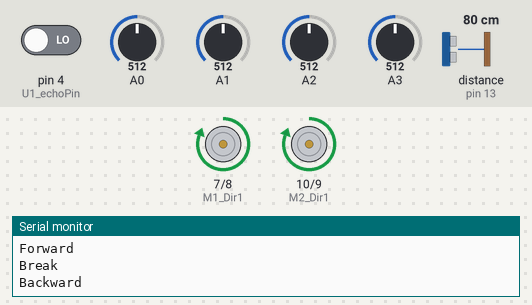
The program below on a simulated Arduino Uno, built with avr-gcc and run on an emulated ATmega328P. Parts: motor-driver pin pairs drawn as motors (green arrow = first pin HIGH = forward, orange = second pin HIGH = backward, longer = more drive, scaled by the enable pin), the last lines printed to the serial monitor. Inputs (shaded band) come from the test bench; at power-on: distance to the obstacle (sensor on pin 13) 80 cm, pin 4 (U1_echoPin) LOW, A0 = 512, A1 = 512, A2 = 512, A3 = 512. The echo pulse lasts 58.3 µs per cm.

Above: at 2.1 s.
At 5.8 s:
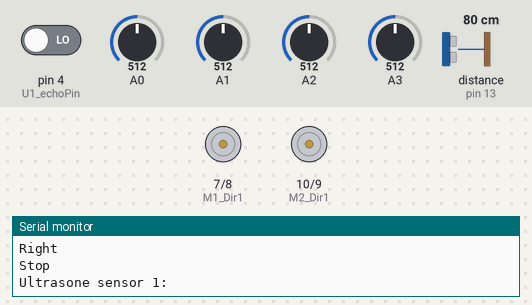
5.9 s: distance to the obstacle (sensor on pin 13) set to 60 cm
At 7.6 s:
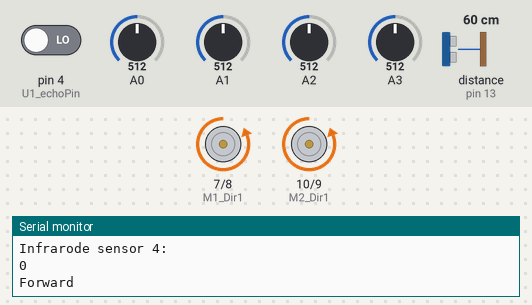
Timing chart, 0 to 21.1 s (numbered marks = the images above; inputs shaded):
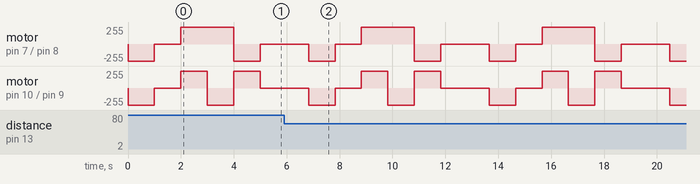

The program:

main.cpp
```cpp
#include <stdio.h>
#include <Arduino.h>
#include "directions.h"
#include "sensors.h"
#include "category.h"
#include "protocol.h"
#include "pins.h"

uint8_t Speed = 255;
float distance1 = 0;  //distance ultrasone sensor 1
float distance2 =0;   //distance ultrasone sensor 2

uint8_t Ivalue1 = 0;
uint8_t Ivalue2 = 0;
uint8_t Ivalue3 = 0;
uint8_t Ivalue4 = 0;

void setup()
{
  Serial.begin(9600);

  pinMode(M1_PWM, OUTPUT);    //MOTOR 1
  pinMode(M1_Dir1, OUTPUT);
  pinMode(M1_Dir2, OUTPUT);

  pinMode(M2_PWM, OUTPUT);    //MOTOR 2
  pinMode(M2_Dir1, OUTPUT);
  pinMode(M2_Dir2, OUTPUT);

  pinMode(U1_trigPin, OUTPUT); //ultasone sensor 1
  pinMode(U1_echoPin, INPUT);

  pinMode(U2_trigPin, OUTPUT);  //ultrasone sensor 2
  pinMode(U2_echoPin, INPUT);

  pinMode(Infrarood1, INPUT);
  pinMode(Infrarood2, INPUT);
  pinMode(Infrarood3, INPUT);
  pinMode(Infrarood4, INPUT);
}

void loop()
{
  Forward(&Speed);
  Serial.println("Forward");
  delay(1000);
  Break(&Speed);
  Serial.println("Break");
  delay(1000);
  Speed = 255;
  Backward(&Speed);
  Serial.println("Backward");
  delay(1000);
  Left(&Speed);
  Serial.println("Left");
  delay(1000);
  Right(&Speed);
  Serial.println("Right");
  delay(1000);
  Stop();
  Serial.println("Stop");

  ReadAllSensors(&distance1, &distance2, &Ivalue1, &Ivalue2, &Ivalue3, &Ivalue4);
}
```

category.cpp
```cpp
// (licence header left out)
#include <stdio.h>
#include <Arduino.h>
#include "protocol.h"
#include "directions.h"


//0xE0
void CatControl(struct packet* packet, uint8_t* s){
  if(packet != NULL && s != NULL){
    switch(packet->command){
      //emergency break
      case 0x01:
        Stop();
      break;
      //forward
      case 0x02:
        Forward(s);
      break;
      //backward
      case 0x03:
        Backward(s);
      break;
      //left
      case 0x04:
        Left(s);
      break;
      //right
      case 0x05:
        Right(s);
      break;
      //change speed
      case 0x06:
        ChangeSpeed(s);
      break;
      //break
      case 0x07:
        Break(s);
      break;
      default: break;
    }
  }
}

//0xC0
void CatWarning(struct packet* packet, uint8_t* s){
  if(packet != NULL && s != NULL){
    switch(packet->command){
      //gets warning for break
      case 0x08:
        Break(s);
      break;
      //gets warning for emergency break
      case 0x09:
        Stop();
      break;
      //gets SOS message
      case 0x0A:

      break;
      //gets warning for dangerous situation
      case 0x0B:

      break;
      //gets do not pass warning
      case 0x0C:

      break;
      default: break;
    }
  }
}

//0xA0
void CatLocation(struct packet* packet, struct location* location){
  if(packet != NULL && location != NULL){
    switch(packet->command){
      //gets location on intersection
      case 0x0D:

      break;
      //gets location from other car, who wants to pass
      case 0x0E:

      break;
      // gets own location
      case 0x01:

      break;
      default: break;
    }
  }
}

void SelectCategory(struct packet* packet, struct location* location, uint8_t* s){
  if(packet != NULL && location != NULL && s != NULL){
    switch(packet->category){
      //category is control
      case 0xE0:
        CatControl(packet, s);
      break;
      //category is warning
      case 0xC0:
        CatWarning(packet, s);
      break;
      //category is location
      case 0xA0:
        CatLocation(packet, location);
      break;
      default: break;
    }
  }
}
```

category.h
```cpp
// (licence header left out)
#ifndef _CATEGORY_H
#define _CATEGORY_H

#include <stdio.h>

struct location{
  uint8_t x;
  uint8_t y;
};

/**
 * Selects category and sends through to command
 *
 * @param packet    Packet with data that's come in
 * @param location  Struct with location where location has to be saved, if says in Command
 * @param motorPins Pins for controling the motors
 */
void SelectCategory(struct packet* packet,struct location* location, uint8_t* s);

/**
 * Category is 0xE0 so Control. Selects Command and execute
 *
 * @param packet    Packet with data that's come in
 * @param motorPins Pins for controling the motors
 */
void CatControl(struct packet* packet, uint8_t* s);

/**
 * Category is 0xC0 so Warning. Selects Command and execute
 *
 * @param packet    Packet with data that's come in
 * @param location  Struct with location where location has to be saved if is in Command
 * @param motorPins Pins for controling the motors
 */
void CatWarning(struct packet* packet, struct location* location, uint8_t* s);

/**
 * Category is 0xA0 so Location. Selects Command and execute
 *
 * @param packet    Packet with data that's come in
 * @param location  Struct with location where is has to be saved
 */
void CatLocation(struct packet* packet,struct location* location);

#endif
```

directions.cpp
```cpp
// (licence header left out)
#include <stdio.h>
#include <Arduino.h>
#include "motoren.h"
#include "pins.h"

void Forward(uint8_t* s){
if(s != NULL){
  MotorLeftForward(s);
  MotorRightForward(s);
  }
}

void Backward(uint8_t* s){
if(s != NULL){
  MotorLeftBackward(s);
  MotorRightBackward(s);
  }
}

void Left(uint8_t *s){
if(s != NULL){
  MotorLeftBackward(s);
  MotorRightForward(s);
  }
}

void Right(uint8_t* s){
if(s != NULL){
  MotorLeftForward(s);
  MotorRightBackward(s);
  }
}

void ChangeSpeed(uint8_t* s){
  if(s != NULL){
    analogWrite(M1_PWM, *s);
    analogWrite(M2_PWM, *s);
  }
}

void Stop(){
  digitalWrite(M2_Dir1, LOW);
  digitalWrite(M2_Dir2, LOW);
  digitalWrite(M1_Dir1, LOW);
  digitalWrite(M1_Dir2, LOW);
}

void Break(uint8_t* s){
  if(s != NULL){
    for(int i = 0; i<15; i++){
      *s = *s - 15;
      ChangeSpeed(s);
    }
    Stop();
  }
}
```

directions.h
```cpp
// (licence header left out)
#ifndef _DIRECTIONS_H
#define _DIRECTIONS_H

#include <stdio.h>

/**
 * Methode for letting the car drive forward
 *
 * @param s         Speed
 * @param motorPins Pins for controling the motors
 */
void Forward(uint8_t* s);

/**
 * Methode for letting the car drive backward
 *
 * @param s         Speed
 * @param motorPins Pins for controling the motors
 */
void Backward(uint8_t* s);

/**
 * Methode for letting the car drive to the left
 *
 * @param s         Speed
 * @param motorPins Pins for controling the motors
 */
void Left(uint8_t* s);

/**
 * Methode for letting the car drive to the left
 *
 * @param s         Speed
 * @param motorPins Pins for controling the motors
 */
void Right(uint8_t* s);

/**
 * Methode for letting the car drive change for speed
 *
 * @param s         Speed
 * @param motorPins Pins for controling the motors
 */
void ChangeSpeed(uint8_t* s);

/**
 * Methode for letting the car make an emergency break
 *
 * @param motorPins Pins for controling the motors
 */
void Stop();

/**
 * Methode for letting the car break
 *
 * @param motorPins Pins for controling the motors
 */
void Break(uint8_t* s);

#endif
```

motoren.cpp
```cpp
// (licence header left out)
#include <stdio.h>
#include <Arduino.h>
#include "pins.h"

void MotorLeftForward(uint8_t* s){
if(s != NULL){
  analogWrite(M1_PWM, *s);
  digitalWrite(M1_Dir1, LOW);
  digitalWrite(M1_Dir2, HIGH);
  }
}

void MotorRightForward(uint8_t* s){
if(s != NULL){
  analogWrite(M2_PWM, *s);
  digitalWrite(M2_Dir1, LOW);
  digitalWrite(M2_Dir2, HIGH);
  }
}

void MotorLeftBackward(uint8_t* s){
if(s != NULL){
  analogWrite(M1_PWM, *s);
  digitalWrite(M1_Dir1, HIGH);
  digitalWrite(M1_Dir2, LOW);
  }
}

void MotorRightBackward(uint8_t* s){
if(s != NULL){
  analogWrite(M2_PWM, *s);
  digitalWrite(M2_Dir1, HIGH);
  digitalWrite(M2_Dir2, LOW);
  }
}
```

motoren.h
```cpp
#ifndef _MOTOREN_H
#define _MOTOREN_H

#include <stdio.h>

/**
 * Methode for letting the left motor spinning forward
 *
 * @param motorPins Pins for controling the motors
 */
void MotorLeftForward(uint8_t* s);

/**
 * Methode for letting the right motor spinning forward
 *
 * @param motorPins Pins for controling the motors
 */
void MotorRightForward(uint8_t* s);

/**
 * Methode for letting the left motor spinning backward
 *
 * @param motorPins Pins for controling the motors
 */
void MotorLeftBackward(uint8_t* s);

/**
 * Methode for letting the right motor spinning backward
 *
 * @param motorPins Pins for controling the motors
 */
void MotorRightBackward(uint8_t* s);

#endif
```

protocol.c
```cpp
// (licence header left out)
#include <assert.h>
#include <stdio.h>
#include <stdlib.h>
#include <string.h>

#include "protocol.h"

int packet_serialize(struct packet* packet, uint8_t* data, size_t* size)
{
    if (packet == NULL) {
        return -1;
    }

    size_t i = 0;

    // Magic
    data[i++] = packet->magic >> 8;
    data[i++] = packet->magic & 0xFF;

    // Length
    data[i++] = packet->length;

    // Command
    data[i++] = (packet->category << 5) | packet->command;

    // Payload
    if (packet->length > 0) {
        memcpy(&data[i], packet->payload, packet->length - PACKET_FIXED);
        i += packet->length - PACKET_FIXED;
    }

    // Checksum
    data[i++] = packet->checksum >> 8;
    data[i++] = packet->checksum & 0xFF;

    *size = i;

    return 0;
}

int packet_deserialize(struct packet* packet, const uint8_t* data, const size_t size)
{
    if (packet == NULL || data == NULL) {
        return -1;
    }

    size_t i = 0;

    // Magic
    packet->magic = data[i] << 8 | data[i + 1];
    i += 2;

    // Length
    packet->length = data[i++];

    // Payload
    packet->payload = malloc(packet->length - PACKET_FIXED);

    // Category + command
    packet->category = data[i] >> 5;
    packet->command = data[i++] & 0b00011111;

    // Payload
    if (packet->payload == NULL) {
        return -1;
    }

    memcpy(packet->payload, &data[i], packet->length - PACKET_FIXED);

    // Checksum
    packet->checksum = data[i] << 8 | data[i + 1];
    i += 2;

    return 0;
}

void packet_free(struct packet* packet)
{
    if (packet != NULL) {
        if (packet->payload != NULL) {
            free(packet->payload);
        }

        free(packet);
    }
}
```

protocol.h
```cpp
// (licence header left out)
#ifndef __PROTOCOL_H__
#define __PROTOCOL_H__

#include <stdint.h>

#ifdef __cplusplus
extern "C" {
#endif

/**
 * The magic number which indicates the start of a packet.
 */
#define PACKET_MAGIC 0x0EE0

/**
 * The number of fixed bytes in a packet. This can be used to calculate the size
 * of the payload.
 */
#define PACKET_FIXED 6

/**
 * Represents a single packet.
 */
struct packet
{
    uint16_t magic;
    uint16_t length:8;
    uint16_t category:3;
    uint16_t command:5;

    uint8_t* payload;

    uint16_t checksum;
};

/**
 * Serializes the provided packet into a byte stream.
 *
 * The data must have memory allocated before calling this function.
 *
 * @param packet Packet to convert into a byte stream.
 * @param data   Destination of the byte stream.
 * @param size   Destination of the byte stream size.
 *
 * @return 0 on success, otherwise -1.
 */
int packet_serialize(struct packet* packet, uint8_t* data, size_t* size);

/**
 * Deserializes the given bytes into a packet data structure.
 *
 * @param packet Destination of the packet.
 * @param data   Byte stream to convert into a packet.
 * @param size   Size of the byte stream.
 *
 * @return 0 on success, otherwise -1.
 */
int packet_deserialize(struct packet* packet, const uint8_t* data, const size_t size);

/**
 * Free a packet data structure from memory.
 *
 * @param packet Packet to free.
 */
void packet_free(struct packet* packet);

#ifdef __cplusplus
}
#endif

#endif
```

sensors.cpp
```cpp
// (licence header left out)
#include <stdio.h>
#include <Arduino.h>
#include "pins.h"

void GetDistance(uint8_t trigPin, uint8_t echoPin, float* distance){
  if(distance != NULL){
    long duration;
    // Clears the trigPin
    digitalWrite(trigPin, LOW);
    delayMicroseconds(2);
    // Sets the trigPin on HIGH state for 10 micro seconds
    digitalWrite(trigPin, HIGH);
    delayMicroseconds(10);
    digitalWrite(trigPin, LOW);
    // Reads the echoPin, returns the sound wave travel time in microseconds
    duration = pulseIn(echoPin, HIGH);
    // Calculating the distance
    float calculatedDistance = duration * 0.034 / 2;
    delay(10);

    *distance = calculatedDistance;
    Serial.println(*distance);
  }
}

void ReadInfrarodeSensor(uint8_t Infrarood, uint8_t* value){
  if( value != NULL){
    *value = analogRead(Infrarood);
    Serial.println(*value);
    delay(200);
  }
}

void ReadAllSensors(float* distance1, float* distance2, uint8_t* InfraValue1,uint8_t* InfraValue2,uint8_t* InfraValue3,uint8_t* InfraValue4){
  Serial.println("Ultrasone sensor 1: ");
  GetDistance(U1_trigPin, U1_echoPin, distance1);
  Serial.println("Ultrasone sensor 2: ");
  GetDistance(U2_trigPin, U2_echoPin, distance2);
  Serial.println("Infrarode sensor 1: ");
  ReadInfrarodeSensor(Infrarood1, InfraValue1);
  Serial.println("Infrarode sensor 2: ");
  ReadInfrarodeSensor(Infrarood2, InfraValue2);
  Serial.println("Infrarode sensor 3: ");
  ReadInfrarodeSensor(Infrarood3, InfraValue3);
  Serial.println("Infrarode sensor 4: ");
  ReadInfrarodeSensor(Infrarood4, InfraValue4);
}
```

sensors.h
```cpp
// (licence header left out)
#ifndef _SENSORS_H
#define _SENSORS_H

#include <stdio.h>

/**
 * Methode for reading distance from ultrasone sensor
 *
 * @param ultrasonePin  Pins for reading ultrasone sensor
 * @param distance      Variable where the distance need to be saved
 */
void GetDistance(uint8_t* trigPin, uint8_t* echoPin, float* distance);

/**
 * Methode for reading infrarode sensor
 *
 * @param infrarodePin  Pins for reading infrarode sensor
 * @param value         Variable where the value need to be saved
 */
void ReadInfrarodeSensor(uint8_t* Infrarood, uint8_t* value);

void ReadAllSensors(float* distance1, float* distance2, uint8_t* InfraValue1,uint8_t* InfraValue2,uint8_t* InfraValue3,uint8_t* InfraValue4);


#endif
```

pins.h
```cpp
// (licence header left out)
#ifndef _PINS_H_
#define _PINS_H_

#include <stdint.h>

#define M1_PWM   6      //MOTOR 1
#define M1_Dir1  7
#define M1_Dir2  8

#define M2_PWM   11     //MOTOR 2
#define M2_Dir1  10
#define M2_Dir2  9

#define U1_trigPin  2   //ultrasone sensor 1
#define U1_echoPin  4

#define U2_trigPin  12  //ultrasone sensor 2
#define U2_echoPin  13

#define Infrarood1  0   //infrarode sensoren
#define Infrarood2  1
#define Infrarood3  2
#define Infrarood4  3

#endif
```
